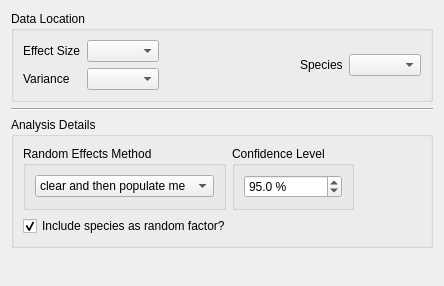
<?xml version="1.0" encoding="UTF-8"?>
<ui version="4.0">
 <class>WizardPage</class>
 <widget class="QWizardPage" name="WizardPage">
  <property name="geometry">
   <rect>
    <x>0</x>
    <y>0</y>
    <width>444</width>
    <height>286</height>
   </rect>
  </property>
  <property name="windowTitle">
   <string>WizardPage</string>
  </property>
  <layout class="QVBoxLayout" name="verticalLayout_2">
   <item>
    <widget class="QGroupBox" name="groupBox">
     <property name="title">
      <string>Data Location</string>
     </property>
     <layout class="QHBoxLayout" name="horizontalLayout_4">
      <item>
       <layout class="QGridLayout" name="gridLayout">
        <item row="0" column="1">
         <widget class="QComboBox" name="effect_comboBox"/>
        </item>
        <item row="1" column="1">
         <widget class="QComboBox" name="variance_comboBox"/>
        </item>
        <item row="0" column="0">
         <widget class="QLabel" name="label">
          <property name="text">
           <string>Effect Size</string>
          </property>
         </widget>
        </item>
        <item row="1" column="0">
         <widget class="QLabel" name="label_2">
          <property name="text">
           <string>Variance</string>
          </property>
         </widget>
        </item>
       </layout>
      </item>
      <item>
       <spacer name="horizontalSpacer_2">
        <property name="orientation">
         <enum>Qt::Horizontal</enum>
        </property>
        <property name="sizeHint" stdset="0">
         <size>
          <width>38</width>
          <height>20</height>
         </size>
        </property>
       </spacer>
      </item>
      <item>
       <layout class="QHBoxLayout" name="horizontalLayout_2">
        <item>
         <widget class="QLabel" name="label_3">
          <property name="text">
           <string>Species</string>
          </property>
         </widget>
        </item>
        <item>
         <widget class="QComboBox" name="species_comboBox"/>
        </item>
       </layout>
      </item>
     </layout>
    </widget>
   </item>
   <item>
    <widget class="Line" name="line">
     <property name="orientation">
      <enum>Qt::Horizontal</enum>
     </property>
    </widget>
   </item>
   <item>
    <widget class="QGroupBox" name="groupBox_2">
     <property name="title">
      <string>Analysis Details</string>
     </property>
     <layout class="QVBoxLayout" name="verticalLayout">
      <item>
       <layout class="QHBoxLayout" name="horizontalLayout_5">
        <item>
         <widget class="QGroupBox" name="random_effects_method_GroupBox">
          <property name="title">
           <string>Random Effects Method</string>
          </property>
          <layout class="QHBoxLayout" name="horizontalLayout_3">
           <item>
            <widget class="QComboBox" name="random_effects_method_ComboBox">
             <item>
              <property name="text">
               <string>clear and then populate me</string>
              </property>
             </item>
            </widget>
           </item>
          </layout>
         </widget>
        </item>
        <item>
         <widget class="QGroupBox" name="conf_level_groupBox">
          <property name="title">
           <string>Confidence Level</string>
          </property>
          <layout class="QHBoxLayout" name="horizontalLayout">
           <item>
            <widget class="QDoubleSpinBox" name="conf_level_spinbox">
             <property name="suffix">
              <string> %</string>
             </property>
             <property name="decimals">
              <number>1</number>
             </property>
             <property name="minimum">
              <double>70.000000000000000</double>
             </property>
             <property name="maximum">
              <double>99.900000000000006</double>
             </property>
             <property name="singleStep">
              <double>0.100000000000000</double>
             </property>
             <property name="value">
              <double>95.000000000000000</double>
             </property>
            </widget>
           </item>
          </layout>
         </widget>
        </item>
        <item>
         <spacer name="horizontalSpacer">
          <property name="orientation">
           <enum>Qt::Horizontal</enum>
          </property>
          <property name="sizeHint" stdset="0">
           <size>
            <width>40</width>
            <height>20</height>
           </size>
          </property>
         </spacer>
        </item>
       </layout>
      </item>
      <item>
       <widget class="QCheckBox" name="include_species_checkBox">
        <property name="text">
         <string>Include species as random factor?</string>
        </property>
        <property name="checked">
         <bool>true</bool>
        </property>
       </widget>
      </item>
     </layout>
    </widget>
   </item>
   <item>
    <spacer name="verticalSpacer">
     <property name="orientation">
      <enum>Qt::Vertical</enum>
     </property>
     <property name="sizeHint" stdset="0">
      <size>
       <width>20</width>
       <height>1</height>
      </size>
     </property>
    </spacer>
   </item>
  </layout>
 </widget>
 <resources/>
 <connections/>
</ui>
